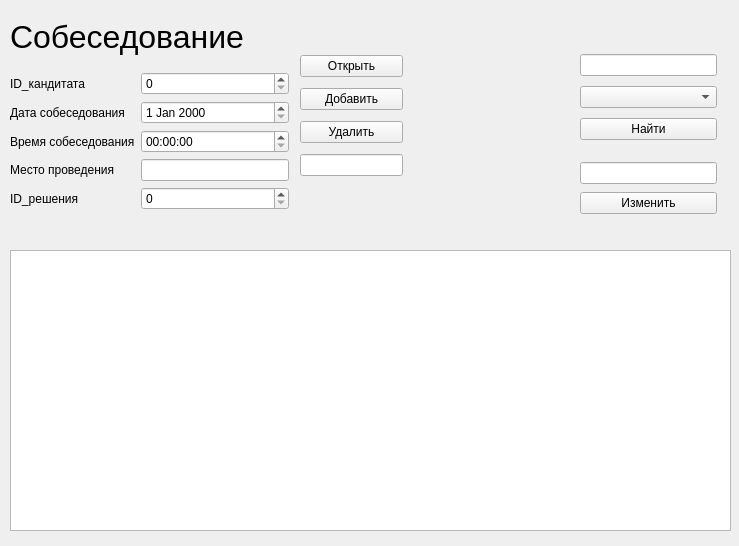
<?xml version="1.0" encoding="UTF-8"?>
<ui version="4.0">
 <class>Form</class>
 <widget class="QWidget" name="Form">
  <property name="geometry">
   <rect>
    <x>0</x>
    <y>0</y>
    <width>739</width>
    <height>546</height>
   </rect>
  </property>
  <property name="windowTitle">
   <string>Form</string>
  </property>
  <widget class="QWidget" name="layoutWidget">
   <property name="geometry">
    <rect>
     <x>580</x>
     <y>50</y>
     <width>137</width>
     <height>94</height>
    </rect>
   </property>
   <layout class="QVBoxLayout" name="verticalLayout_2">
    <item>
     <widget class="QLineEdit" name="lineEdit_10"/>
    </item>
    <item>
     <widget class="QComboBox" name="comboBox_2"/>
    </item>
    <item>
     <widget class="QPushButton" name="pushButton_6">
      <property name="text">
       <string>Найти</string>
      </property>
     </widget>
    </item>
   </layout>
  </widget>
  <widget class="QTableWidget" name="tableWidget">
   <property name="geometry">
    <rect>
     <x>10</x>
     <y>250</y>
     <width>721</width>
     <height>281</height>
    </rect>
   </property>
  </widget>
  <widget class="QWidget" name="layoutWidget_3">
   <property name="geometry">
    <rect>
     <x>580</x>
     <y>160</y>
     <width>137</width>
     <height>58</height>
    </rect>
   </property>
   <layout class="QVBoxLayout" name="verticalLayout_3">
    <item>
     <widget class="QLineEdit" name="lineEdit_11"/>
    </item>
    <item>
     <widget class="QPushButton" name="pushButton_11">
      <property name="text">
       <string>Изменить</string>
      </property>
     </widget>
    </item>
   </layout>
  </widget>
  <widget class="QWidget" name="layoutWidget_4">
   <property name="geometry">
    <rect>
     <x>300</x>
     <y>50</y>
     <width>103</width>
     <height>134</height>
    </rect>
   </property>
   <layout class="QVBoxLayout" name="verticalLayout">
    <item>
     <widget class="QPushButton" name="pushButton">
      <property name="text">
       <string>Открыть</string>
      </property>
     </widget>
    </item>
    <item>
     <widget class="QPushButton" name="pushButton_2">
      <property name="text">
       <string>Добавить</string>
      </property>
     </widget>
    </item>
    <item>
     <widget class="QPushButton" name="pushButton_3">
      <property name="text">
       <string>Удалить</string>
      </property>
     </widget>
    </item>
    <item>
     <widget class="QLineEdit" name="lineEdit_8"/>
    </item>
   </layout>
  </widget>
  <widget class="QWidget" name="">
   <property name="geometry">
    <rect>
     <x>10</x>
     <y>10</y>
     <width>279</width>
     <height>200</height>
    </rect>
   </property>
   <layout class="QVBoxLayout" name="verticalLayout_4">
    <item>
     <widget class="QLabel" name="label_9">
      <property name="minimumSize">
       <size>
        <width>0</width>
        <height>31</height>
       </size>
      </property>
      <property name="text">
       <string>&lt;html&gt;&lt;head/&gt;&lt;body&gt;&lt;p&gt;&lt;span style=&quot; font-size:24pt;&quot;&gt;Собеседование&lt;/span&gt;&lt;/p&gt;&lt;/body&gt;&lt;/html&gt;</string>
      </property>
     </widget>
    </item>
    <item>
     <layout class="QFormLayout" name="formLayout">
      <item row="0" column="0">
       <widget class="QLabel" name="label">
        <property name="text">
         <string>ID_кандитата</string>
        </property>
       </widget>
      </item>
      <item row="1" column="0">
       <widget class="QLabel" name="label_2">
        <property name="text">
         <string>Дата собеседования</string>
        </property>
       </widget>
      </item>
      <item row="0" column="1">
       <widget class="QSpinBox" name="spinBox_2"/>
      </item>
      <item row="1" column="1">
       <widget class="QDateEdit" name="dateEdit"/>
      </item>
      <item row="2" column="0">
       <widget class="QLabel" name="label_3">
        <property name="text">
         <string>Время собеседования</string>
        </property>
       </widget>
      </item>
      <item row="2" column="1">
       <widget class="QTimeEdit" name="timeEdit"/>
      </item>
      <item row="3" column="0">
       <widget class="QLabel" name="label_7">
        <property name="text">
         <string>Место проведения</string>
        </property>
       </widget>
      </item>
      <item row="3" column="1">
       <widget class="QLineEdit" name="lineEdit_7"/>
      </item>
      <item row="4" column="0">
       <widget class="QLabel" name="label_4">
        <property name="text">
         <string>ID_решения</string>
        </property>
       </widget>
      </item>
      <item row="4" column="1">
       <widget class="QSpinBox" name="spinBox"/>
      </item>
     </layout>
    </item>
   </layout>
  </widget>
 </widget>
 <resources/>
 <connections/>
</ui>
